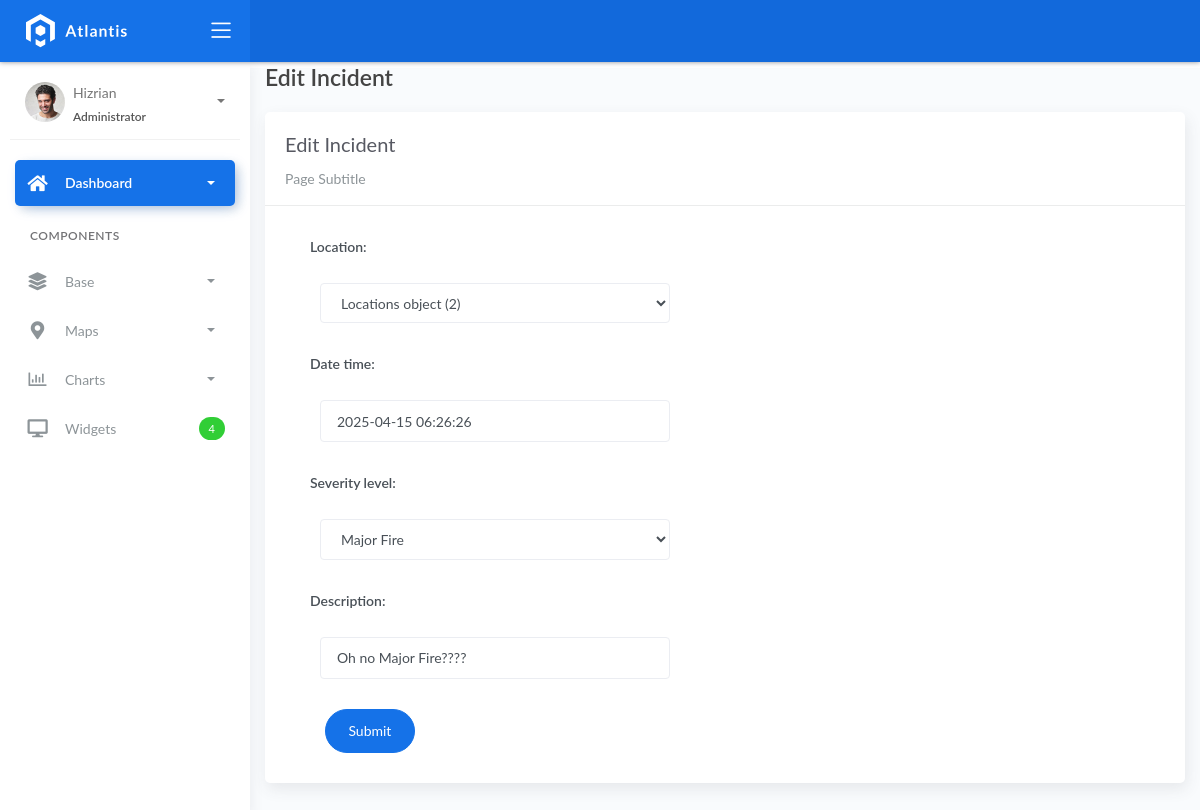
Page /incident_list/2 on the earlier database version.
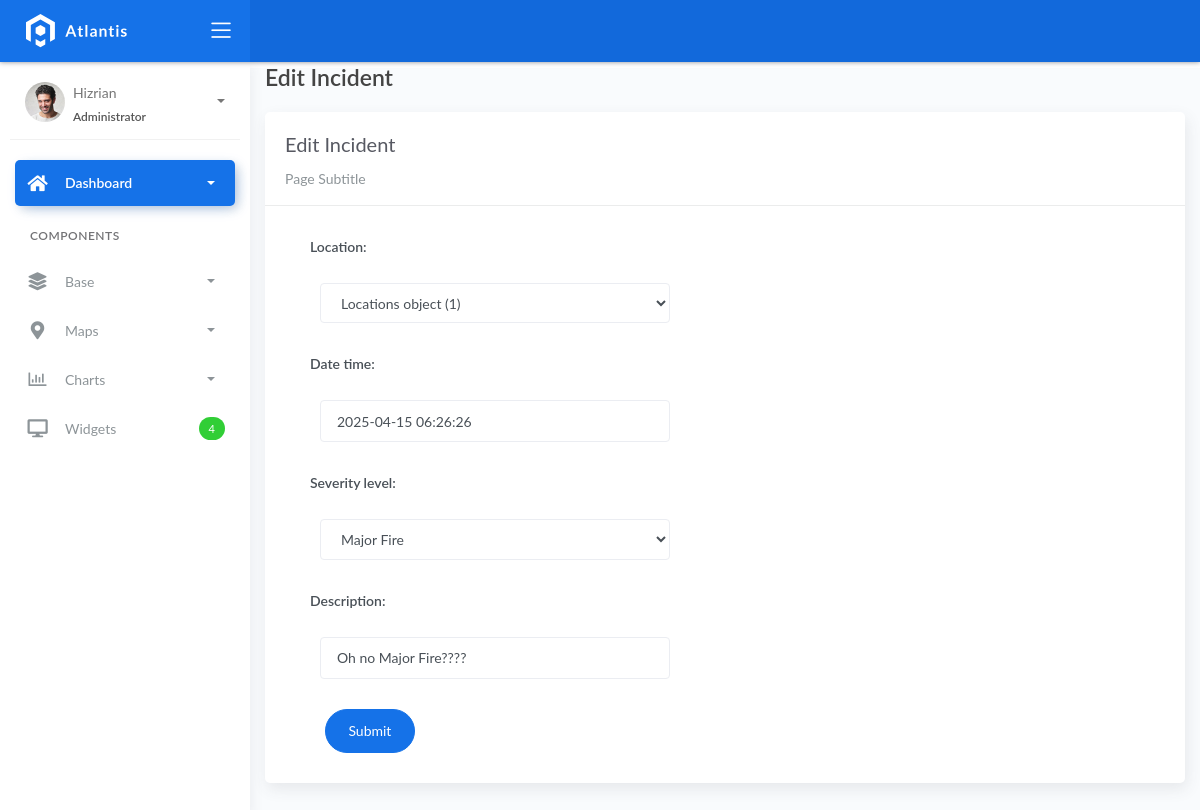
Same page on the later database version.
### fire/models.py (models this page shows)
class BaseModel(models.Model):
    created_at = models.DateTimeField(auto_now_add=True, db_index=True)
    updated_at = models.DateTimeField(auto_now=True)
    class Meta:
        abstract = True

class Incident(BaseModel):
    SEVERITY_CHOICES = (
        ('Minor Fire', 'Minor Fire'),
        ('Moderate Fire', 'Moderate Fire'),
        ('Major Fire', 'Major Fire'),
    )
    location = models.ForeignKey(Locations, on_delete=models.CASCADE)
    date_time = models.DateTimeField(blank=True, null=True)
    severity_level = models.CharField(max_length=45, choices=SEVERITY_CHOICES)
    description = models.CharField(max_length=250)

### fire/views.py (the view, shortened to what this page needs)
# urls.py: path('incident_list/<pk>', IncidentUpdateView.as_view(), name='incident-update'),
class IncidentUpdateView(UpdateView):
    model = Incident
    fields = "__all__"
    context_object_name = "location"
    template_name = 'incident_edit.html'
    success_url = reverse_lazy('incident-list')

### templates/incident_edit.html
{% extends 'base.html' %} {% load static %} {% block content %}
<div class="content">
    <div class="container-fluid">
        <h4 class="page-title">Edit Incident</h4>
        <div class="row">
            <div class="col-md-12">
                <div class="card">
                    <div class="card-header">
                        <div class="card-title">Edit Incident</div>
                        <div class="card-category">Page Subtitle</div>
                    </div>
                    <div class="col-md-6">
                        <div class="card-body">
                            <form class="" action="" method="post" novalidate>
                                {% csrf_token %} {% include 'includes/form.html' %}
                                <div class="form-group">
                                    <div class="col-md-12 col-sm-3">
                                        <button type="submit" class="btn btn-primary btn-rounded">Submit</button>
                                    </div>
                                </div>
                            </form>
                        </div>
                    </div>
                </div>
            </div>
        </div>
    </div>
</div>
{% endblock %}

### templates/base.html (shortened to what this page needs)
{% load static %}
<!DOCTYPE html>
<html lang="en">
  <head>
    <link rel="stylesheet" href="{% static 'css/bootstrap.min.css' %}" />
    <link rel="stylesheet" href="{% static 'css/atlantis.min.css' %}" />
    <link rel="stylesheet" href="{% static 'css/demo.css' %}" />
  </head>
  <body>
    <div class="wrapper">
      <div class="main-header">
        <div class="logo-header" data-background-color="blue">
          <a href="index.html" class="logo">
            <img src="{% static 'img/logo.svg' %}" alt="navbar brand" class="navbar-brand" />
          </a>
          <div class="nav-toggle">
            <button class="btn btn-toggle toggle-sidebar">
              <i class="icon-menu"></i>
            </button>
          </div>
        </div>
        <nav class="navbar navbar-header navbar-expand-lg" data-background-color="blue2">
        </nav>
      </div>
      <div class="sidebar sidebar-style-2">
        <div class="sidebar-wrapper scrollbar scrollbar-inner">
          <div class="sidebar-content">
            <div class="user">
              <div class="avatar-sm float-left mr-2">
                <img src="{% static 'img/profile.jpg' %}" alt="..." class="avatar-img rounded-circle" />
              </div>
              <div class="info">
                <a data-toggle="collapse" href="#collapseExample" aria-expanded="true">
                  <span>
                    Hizrian
                    <span class="user-level">Administrator</span>
                    <span class="caret"></span>
                  </span>
                </a>
              </div>
            </div>
            <ul class="nav nav-primary">
              <li class="nav-item active">
                <a data-toggle="collapse" href="#dashboard" class="collapsed" aria-expanded="false">
                  <i class="fas fa-home"></i>
                  <p>Dashboard</p>
                  <span class="caret"></span>
                </a>
              </li>
              <li class="nav-section">
                <h4 class="text-section">Components</h4>
              </li>
              <li class="nav-item">
                <a data-toggle="collapse" href="#base">
                  <i class="fas fa-layer-group"></i>
                  <p>Base</p>
                  <span class="caret"></span>
                </a>
              </li>
              <li class="nav-item">
                <a data-toggle="collapse" href="#maps">
                  <i class="fas fa-map-marker-alt"></i>
                  <p>Maps</p>
                  <span class="caret"></span>
                </a>
              </li>
              <li class="nav-item">
                <a data-toggle="collapse" href="#charts">
                  <i class="far fa-chart-bar"></i>
                  <p>Charts</p>
                  <span class="caret"></span>
                </a>
              </li>
              <li class="nav-item">
                <a href="widgets.html">
                  <i class="fas fa-desktop"></i>
                  <p>Widgets</p>
                  <span class="badge badge-success">4</span>
                </a>
              </li>
            </ul>
          </div>
        </div>
      </div>
      <div class="main-panel">
        <div class="content">
          {% block content %}
          {% endblock %}
          </div>
        </div>
        <footer class="footer">
          <div class="container-fluid">
            <nav class="pull-left">
              <ul class="nav">
                <li class="nav-item">
                  <a class="nav-link" href="https://www.themekita.com"> ThemeKita </a>
                </li>
                <li class="nav-item">
                  <a class="nav-link" href="#"> Help </a>
                </li>
                <li class="nav-item">
                  <a class="nav-link" href="#"> Licenses </a>
                </li>
              </ul>
            </nav>
            <div class="copyright ml-auto">2018, made with  by <a href="https://www.themekita.com">ThemeKita</a></div>
          </div>
        </footer>
      </div>
  </body>
</html>

### templates/includes/form.html (shortened to what this page needs)
{% load widget_tweaks %}
{% for field in form %}
<div class="field item form-group">
    <label>{{ field.label_tag }}</label>
  <div class="form-group">
    {% render_field field class="form-control" %}
  </div>
</div>
{% endfor %}

Differences in the rows shown:
changed Incident "Major Fire": location "Locations object (2)" → "Locations object (1)"
